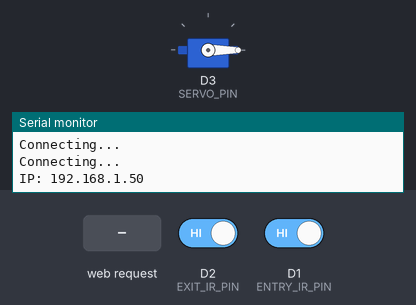
A sketch run on a simulated ESP8266 (NodeMCU). On the bench: servo, the last lines printed to the serial monitor. The test bench sets the inputs (shaded band); at power-on: D2 (EXIT_IR_PIN) HIGH, D1 (ENTRY_IR_PIN) HIGH. WiFi joins after 1.5 s; servers stay silent unless stated; uploads are accepted with an empty reply.

Above: at 3.2 s.
3.3 s: HTTP request GET /gate?action=open received
At 3.6 s:
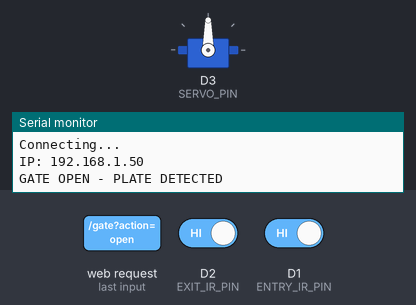
4.8 s: D2 (EXIT_IR_PIN) driven LOW
6.5 s: D1 (ENTRY_IR_PIN) driven LOW
9.5 s: HTTP request GET /gate?action=1 received
Timing chart, 0 to 12.0 s (numbered marks = the images above; inputs shaded):
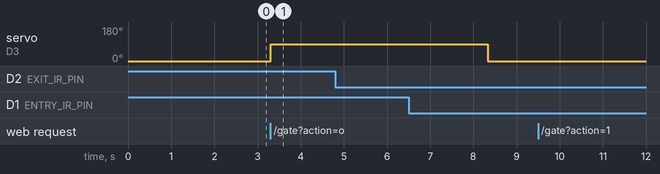

The sketch:

ESP1_ESP8266_FINAL.ino
```cpp
#include <ESP8266WiFi.h>
#include <ESP8266WebServer.h>
#include <Servo.h>

const char* ssid = "parking";
const char* password = "0000011111";
const char* esp32camIP = "10.109.142.100";  // ESP32-CAM IP

#define ENTRY_IR_PIN D1
#define EXIT_IR_PIN D2
#define SERVO_PIN D3

Servo gateServo;
ESP8266WebServer server(80);

bool entryIRState = false;
bool exitIRState = false;
bool gateOpen = false;
unsigned long lastTrigger = 0;
unsigned long gateOpenTime = 0;
String gateStatus = "Gate Closed";

void setup() {
  Serial.begin(115200);
  pinMode(ENTRY_IR_PIN, INPUT_PULLUP);
  pinMode(EXIT_IR_PIN, INPUT_PULLUP);

  gateServo.attach(SERVO_PIN);
  gateServo.write(0);

  // Use DHCP to get IP on same subnet

  WiFi.begin(ssid, password);
  while (WiFi.status() != WL_CONNECTED) {
    delay(1000);
    Serial.println("Connecting...");
  }
  Serial.println("IP: " + WiFi.localIP().toString());

  server.on("/status", []() { server.send(200, "text/plain", gateStatus); });
  server.on("/gate", handleGate);
  server.begin();
}

void loop() {
  server.handleClient();

  if (gateOpen && (millis() - gateOpenTime > 5000)) {
    gateServo.write(0);
    gateOpen = false;
    gateStatus = "Gate Closed";
    Serial.println("GATE AUTO-CLOSED");
  }

  if (millis() - lastTrigger < 2000) {
    delay(100);
    return;
  }

  if (!digitalRead(ENTRY_IR_PIN) && !entryIRState) {
    entryIRState = true;
    Serial.println("ENTRY");
    triggerCam("entry");
    lastTrigger = millis();
  } else if (digitalRead(ENTRY_IR_PIN)) {
    entryIRState = false;
  }

  if (!digitalRead(EXIT_IR_PIN) && !exitIRState) {
    exitIRState = true;
    Serial.println("EXIT");
    triggerCam("exit");
    lastTrigger = millis();
  } else if (digitalRead(EXIT_IR_PIN)) {
    exitIRState = false;
  }

  delay(100);
}

void triggerCam(String type) {
  WiFiClient client;
  if (client.connect(esp32camIP, 80)) {
    client.print("GET /capture?type=" + type + " HTTP/1.1\r\nHost: " + String(esp32camIP) + "\r\nConnection: close\r\n\r\n");
    unsigned long t = millis();
    while (client.available() == 0 && millis() - t < 5000);
    client.stop();
    Serial.println("Camera triggered for " + type);
  }
}

void handleGate() {
  if (server.hasArg("action")) {
    if (server.arg("action") == "open") {
      gateServo.write(90);
      gateOpen = true;
      gateOpenTime = millis();
      gateStatus = "Gate Opening - Plate Detected";
      server.send(200, "text/plain", gateStatus);
      Serial.println("GATE OPEN - PLATE DETECTED");
    } else {
      gateServo.write(0);
      gateOpen = false;
      gateStatus = "Gate Remains Closed - No Plate Detected";
      server.send(200, "text/plain", gateStatus);
      Serial.println("GATE CLOSED - NO PLATE");
    }
  } else {
    server.send(200, "text/plain", gateStatus);
  }
}
```

Measured:
- after the input at 3.3 s, servo on D3 (SERVO_PIN): 0° → 90° at once
